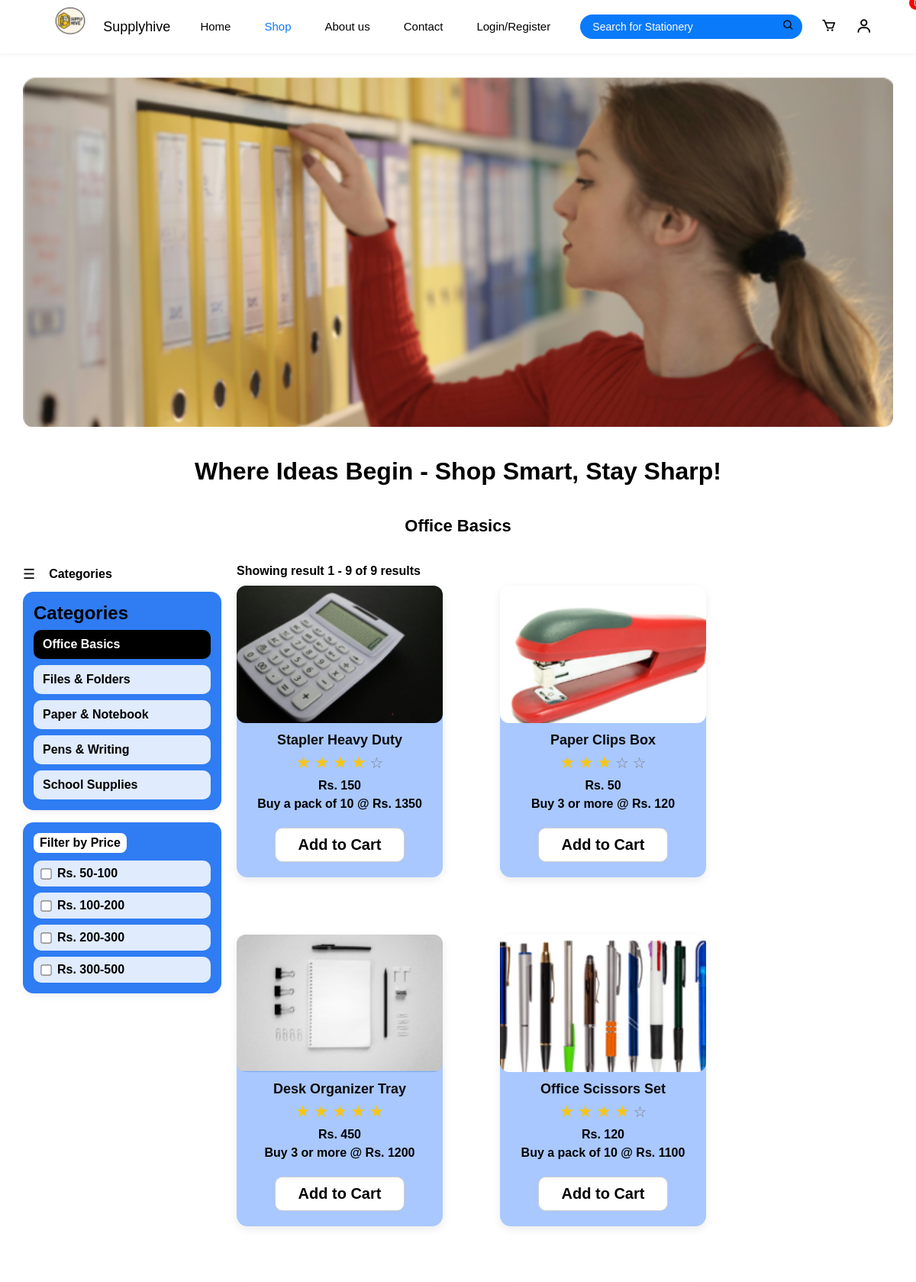
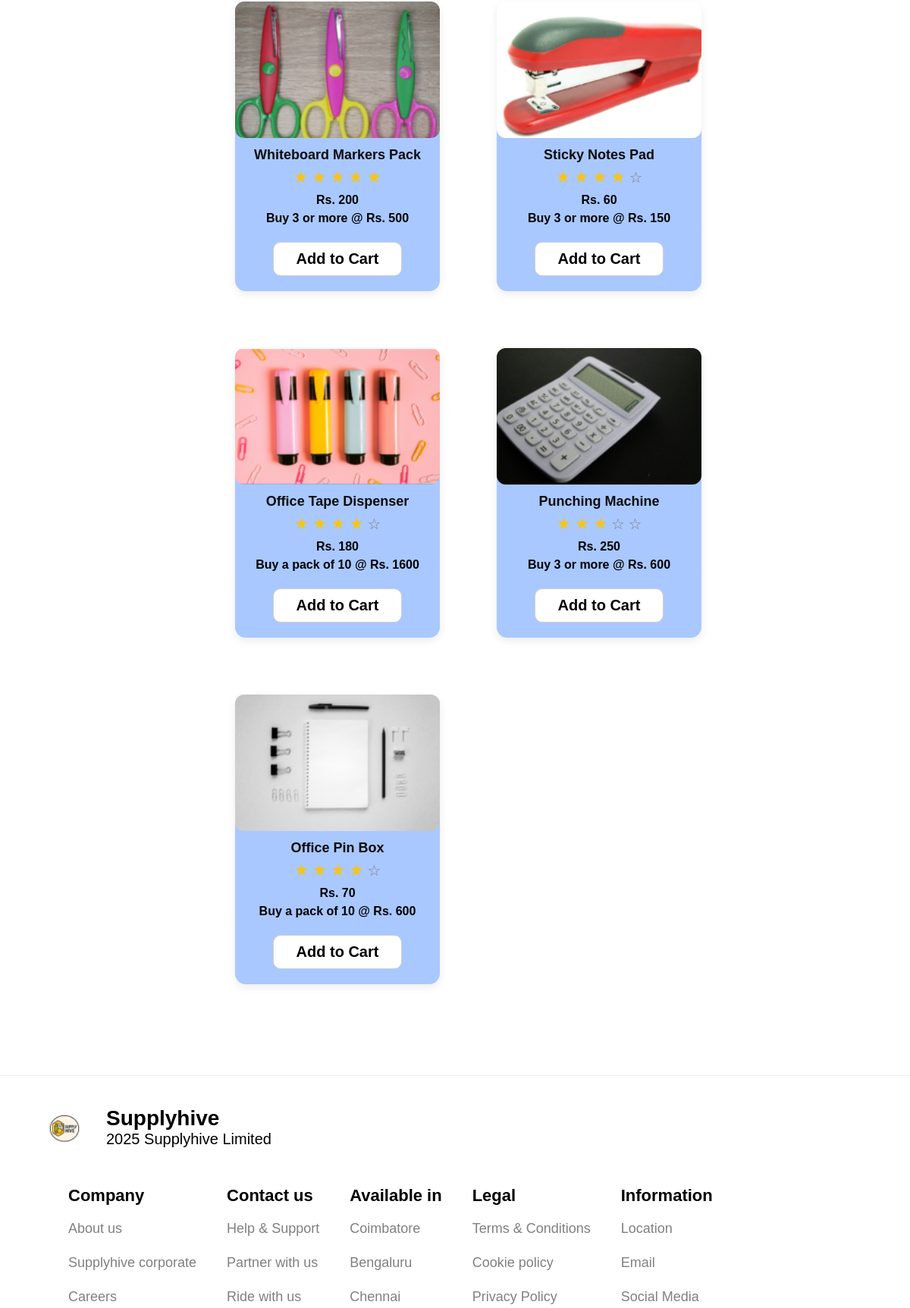
The app's page /shop/ (upper part) with its own data (2 pictures, top to bottom).
### mainapp/models.py (models this page shows, shortened)
class Category(models.Model):
    name = models.CharField(max_length=100, unique=True)
    slug = models.SlugField(max_length=120, unique=True, blank=True)
    banner = models.ImageField(upload_to="categories/")
    class Meta:
        ordering = ["id"]

class Product(models.Model):
    category = models.ForeignKey(Category, on_delete=models.CASCADE, related_name="products")
    name = models.CharField(max_length=200)
    image = models.ImageField(upload_to="products/")
    price_single = models.DecimalField(max_digits=10, decimal_places=2)
    price_pack10 = models.DecimalField(max_digits=10, decimal_places=2, null=True, blank=True)
    price_3plus  = models.DecimalField(max_digits=10, decimal_places=2, null=True, blank=True)
    rating = models.PositiveSmallIntegerField(default=0)  # 0..5
    one_line_heading = models.CharField(max_length=250, blank=True, null=True)
    description = models.TextField()
    key_features = models.TextField(help_text="Enter features separated by new lines")

### mainapp/views.py (the view, shortened to what this page needs)
# urls.py: path("shop/", views.shop, name="shop"),                        # default -> Office Basics
def shop(request, slug=None):
    categories = Category.objects.all().order_by("id")
    default_cat = Category.objects.filter(name__iexact="Office Basics").first() or categories.first()
    query = request.GET.get("q", "").strip()
    if query:
        try:
            selected_category = Category.objects.get(name__iexact=query)
        except Category.DoesNotExist:
            selected_category = None
        products_qs = Product.objects.filter(category=selected_category) if selected_category else Product.objects.none()
    else:
        selected_category = get_object_or_404(Category, slug=slug) if slug else default_cat
        products_qs = Product.objects.filter(category=selected_category)
    selected_ranges = request.GET.getlist("price")
    total_count = products_qs.count()
    start_index = 1
    end_index = total_count
    context = {
        "categories": categories,
        "selected_category": selected_category,
        "products": products_qs,
        "total_count": total_count,
        "start_index": start_index,
        "end_index": end_index,
        "selected_ranges": selected_ranges,
        "query": query,
    }
    return render(request, "shop.html", context)

### mainapp/context_processors.py (called while the page is built)
def cart_badge(request):
    if request.user.is_authenticated:
        cart, created = Cart.objects.get_or_create(user=request.user)
        return {"cart_item_count": cart.total_quantity()}
    return {"cart_item_count": 0}

### mainapp/templates/shop.html (shortened to what this page needs)
{% extends "base.html" %}
{% load static %}
{% block content %}
  <link rel="stylesheet" href="{% static 'css/shop.css' %}">
<div class="shop-wrap">
  <div class="shop-banner">
    <img src="{{ selected_category.banner.url }}" alt="{{ selected_category.name }}">
  </div>
<h1 class="shophead">Where Ideas Begin - Shop Smart, Stay Sharp!</h1>
  <h2 class="shop-heading">{{ selected_category.name }}</h2>
  <div class="shop-body">
    <aside class="shop-sidebar">
              <div class="card-head">
          <span class="toggle-icon">☰</span>
          <span class="card-title">Categories</span>
        </div>
      <div class="card blue-card">
        <h1>Categories</h1>
        <ul class="cat-list">
          {% for cat in categories %}
            <li>
              <a
                class="cat-link {% if cat.id == selected_category.id %}active{% endif %}"
                href="{% url 'shop_by_category' cat.slug %}">
                {{ cat.name }}
              </a>
            </li>
          {% endfor %}
        </ul>
      </div>
      <div class="card blue-card">
        <div class="card-head no-icon">
          <span class="card-title">Filter by Price</span>
        </div>
        <form method="get" id="priceFilterForm" class="price-form">
          <label class="chk">
            <input type="checkbox" name="price" value="50-100"
                   onchange="document.getElementById('priceFilterForm').submit();"
                   {% if '50-100' in selected_ranges %}checked{% endif %}>
            Rs. 50-100
          </label>
          <label class="chk">
            <input type="checkbox" name="price" value="100-200"
                   onchange="document.getElementById('priceFilterForm').submit();"
                   {% if '100-200' in selected_ranges %}checked{% endif %}>
            Rs. 100-200
          </label>
          <label class="chk">
            <input type="checkbox" name="price" value="200-300"
                   onchange="document.getElementById('priceFilterForm').submit();"
                   {% if '200-300' in selected_ranges %}checked{% endif %}>
            Rs. 200-300
          </label>
          <label class="chk">
            <input type="checkbox" name="price" value="300-500"
                   onchange="document.getElementById('priceFilterForm').submit();"
                   {% if '300-500' in selected_ranges %}checked{% endif %}>
            Rs. 300-500
          </label>
        </form>
      </div>
    </aside>
    <main class="shop-main">
      <div class="result-line">
        Showing result {{ start_index }} - {{ end_index }} of {{ total_count }} results
      </div>
      <div class="product-flex">
        {% for p in products %}
        <div class="p-card">
          <a class="p-img-wrap" href="{% url 'product_detail' p.id %}">
            <img src="{{ p.image.url }}" alt="{{ p.name }}">
          </a>
          <div class="p-info">
            <h4 class="p-name">{{ p.name }}</h4>
            <div class="stars">
              {% for i in "12345"|make_list %}
                {% if forloop.counter <= p.rating %}
                  <span class="star filled">★</span>
                {% else %}
                  <span class="star">☆</span>
                {% endif %}
              {% endfor %}
            </div>
            <div class="p-price">Rs. {{ p.price_single|floatformat:"-2" }}</div>
            {% if p.price_pack10 %}
              <div class="p-offer"><strong>Buy a pack of 10</strong> @ Rs. {{ p.price_pack10|floatformat:"-2" }}</div>
            {% elif p.price_3plus %}
              <div class="p-offer"><strong>Buy 3 or more</strong> @ Rs. {{ p.price_3plus|floatformat:"-2" }}</div>
            {% endif %}
          </div>
{% if user.is_authenticated %}
  <a class="btn-add" href="{% url 'add_to_cart' p.id %}">Add to Cart</a>
{% else %}
  <button class="btn-add" onclick="openLogin(); alert('Please log in first');">Add to Cart</button>
{% endif %}
        </div>
        {% empty %}
          <p>No products found.</p>
        {% endfor %}
      </div>
    </main>
  </div>
</div>
{% endblock %}

### mainapp/static/css/style.css (style rules this page uses)
* { margin: 0; padding: 0; box-sizing: border-box; font-family: Arial, Helvetica, sans-serif; }
body { background: #fff; color: #000; }
a { text-decoration: none; color: inherit; }

### mainapp/static/css/shop.css (style rules this page uses)
.shop-wrap { width: 95%; margin: 0 auto 40px; }
.shop-banner img { margin-top: 100px; width: 100%; height: auto; border-radius: 12px; display: block; }
.shop-heading { text-align: center; margin: 25px 0 37px; font-size: 22px; font-weight: 700; }
h1.shophead { text-align: center; margin-top: 40px; margin-bottom: 40px; }
.shop-body { display: flex; gap: 20px; align-items: flex-start; }
.shop-sidebar { width: 260px; flex-shrink: 0; }
.card { border-radius: 14px; box-shadow: 0 4px 10px rgba(0,0,0,.06); padding: 14px; margin-bottom: 16px; }
.blue-card { background: #2f7cf3; }
.card-head { display:flex; align-items:center; gap:10px; margin-bottom:10px; }
.card-head .toggle-icon { font-size: 18px; line-height: 1; }
.card-title { font-weight: 700; color: #000; background: #fff; border-radius: 8px; padding: 4px 8px; }
.cat-list { list-style: none; padding: 0; margin: 8px 0 0; display: grid; gap: 8px; }
.cat-link { display:block; padding:10px 12px; border-radius:10px; background: rgba(255,255,255,.85); color:#000; text-decoration:none; font-weight:600; }
.cat-link.active { background: #000; color:#fff; }
.price-form { display: grid; gap: 8px; }
.chk { display:flex; align-items:center; gap:8px; color: #000; background: rgba(255,255,255,.85); padding:8px 10px; border-radius:10px; font-weight:600; }
.chk input { transform: scale(1.1); }
.shop-main { flex: 1; }
.result-line { margin-bottom: 10px; font-weight: 600; }
.product-flex { display: flex; flex-wrap: wrap; gap: 75px; }
.p-card { background: #ffffff; border-radius: 14px; box-shadow: 0 4px 12px rgba(0,0,0,.08); flex-direction: column; background: #a9c8ff; align-items: center; text-align: center; max-width: 270px; }
.p-img-wrap { display: block; border-radius: 12px; overflow: hidden; }
.p-img-wrap img { width:100%; height: 180px; object-fit: cover; display:block; }
.p-info { background: #a9c8ff; border-radius: 12px; padding: 12px; }
.p-name { margin: 0 0 6px; font-size: 18px; font-weight: 700; color: #0c0c0c; }
.stars { margin: 2px 0 8px; }
.star { font-size: 20px; color:grey; }
.star.filled { color: #f5c518;font-size: 22px; }
.p-price { font-weight: 700; margin-bottom: 6px; }
.p-offer { font-size: 16px; font-weight: 700; }
.btn-add { margin-top: 10px; padding: 10px 30px; background: #fff; border: 1px solid #cfcfcf; border-radius: 10px; font-weight: 700; cursor: pointer; font-size: 20px; margin-bottom: 20px; }
@media (min-width: 1024px) and (max-width: 1300px) { .p-card { width: calc((100% - 36px) / 3); } }

### records on screen
Category: banner (picture), name "Office Basics"
Category: name "Files & Folders"
Category: name "Paper & Notebook"
Category: name "Pens & Writing"
Category: name "School Supplies"
Product: image (picture), name "Stapler Heavy Duty", price_single "150", price_pack10 "1350"
Product: image (picture), name "Paper Clips Box", price_single "50", price_3plus "120"
Product: image (picture), name "Desk Organizer Tray", price_single "450", price_3plus "1200"
Product: image (picture), name "Office Scissors Set", price_single "120", price_pack10 "1100"
Product: image (picture), name "Whiteboard Markers Pack", price_single "200", price_3plus "500"
Product: image (picture), name "Sticky Notes Pad", price_single "60", price_3plus "150"
Product: image (picture), name "Office Tape Dispenser", price_single "180", price_pack10 "1600"
Product: image (picture), name "Punching Machine", price_single "250", price_3plus "600"
Product: image (picture), name "Office Pin Box", price_single "70", price_pack10 "600"

### other values on screen
{{ start_index }} "1"
{{ end_index }} "9"
{{ total_count }} "9"
